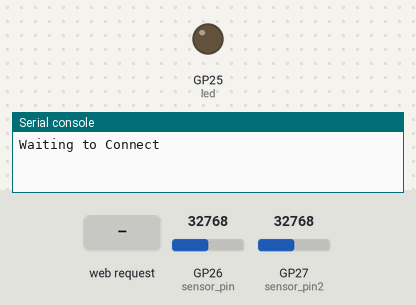
This program was run on a simulated Raspberry Pi Pico running MicroPython. Shown: output pins drawn as LEDs (lit = HIGH), the last lines printed to the serial console. The test bench sets the inputs (shaded band); at power-on: GP26 (sensor_pin) = 32768, GP27 (sensor_pin2) = 32768 (analog values on the 0–65535 scale). WiFi joins after 1.5 s.

Above: at 0.1 s.
At 11.2 s:
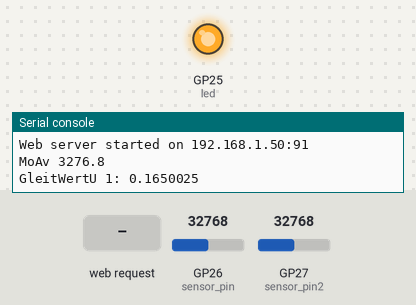
11.3 s: HTTP request GET / received
Timing chart, 0 to 14.3 s (numbered marks = the images above; inputs shaded):
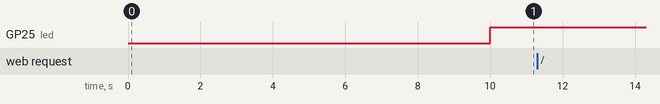

The program:

website.py
```python
import machine
import time
import network
import socket
import time
import math
import gc
import credentials


wlan = network.WLAN(network.STA_IF)
wlan.active(True)


led = machine.Pin(25, machine.Pin.OUT)
sensor_pin = machine.ADC(26)
sensor_pin2 = machine.ADC(27)

index = 0  # Index, um die Position des aktuellen Werts im Array zu verfolgen
total_sum = 0  # Summe aller bisherigen Werte
total_count = 0  # Anzahl der bisherigen Werte
window_size = 10  # Größe des gleitenden Mittelwerts-Fensters
sensor_values = [0] * window_size  # Eine Liste, um die letzten Werte zu speichern
sensor_values2 = [0] * window_size  # Eine Liste, um die letzten Werte zu speichern


UREF = 3.3
NULLPUNKT = 2.515
VpA = 0.1331
VpA2 = 0.1
Ucharge = 5
def connect_to_wifi(ssid, psk):
    wlan = network.WLAN(network.STA_IF)
    wlan.active(True)
    wlan.connect(ssid, psk)

    while not wlan.isconnected() and wlan.status() >= 0:
        print("Waiting to Connect")
        time.sleep(10)
    if not wlan.isconnected():
        raise Exception("Wifi not available")
    print("Connected to WiFi")

connect_to_wifi(credentials.INTERNET_NAME, credentials.INTERNET_PASSWORD)


def start_server():
    free_memory_before = gc.mem_free()

    addr = wlan.ifconfig()[0]
    port = 91

    s = socket.socket(socket.AF_INET, socket.SOCK_STREAM)
    s.bind((addr, port))
    s.listen(5)


    print('Web server started on {}:{}'.format(addr, port))

    index = 0

    while True:
        led.on()
        sensor_value = sensor_pin.read_u16()  # Lese den analogen Wert
        sensor_value2 = sensor_pin2.read_u16()  # Lese den analogen Wert

        sensor_values[index] = sensor_value  # Aktualisiere den Wert in der Liste
        sensor_values2[index] = sensor_value2  # Aktualisiere den Wert in der Liste
        index = (index + 1) % window_size  # Aktualisiere den Index zyklisch

        # Berechne den gleitenden Mittelwert der letzten zehn Werte
        moving_average = sum(sensor_values) / window_size
        moving_average2 = sum(sensor_values2) / window_size

        print("MoAv",moving_average2)
        print("GleitWertU 1:", (moving_average2/65535)*UREF)

        loadPower = int(((((moving_average/65535)* UREF) - NULLPUNKT)/VpA)*(-Ucharge))
        modulePower = int(((((moving_average2/65535)* UREF) - NULLPUNKT)/VpA2)*(-Ucharge))
        batteryPower = int(modulePower - loadPower)
        if loadPower<3: loadPower=0
        if modulePower<3: modulePower=0
        if abs(batteryPower)<3: batteryPower=0


        conn, addr = s.accept()
        print('Connection from {}'.format(addr))
        request = conn.recv(1024)
        print('Request: {}'.format(request))

        opacityValue1 = 0
        opacityValue2 = 0
        opacityValue3 = 0

        if modulePower < 3 or batteryPower < 3:
            opacityValue1 = 0
        else: opacityValue1 = 1
        if loadPower < 3 or modulePower < 3:
            opacityValue2 = 0
        else: opacityValue2 = 1
        if batteryPower > -3 or loadPower < 3:
            opacityValue3 = 0
        else: opacityValue3 = 1
        html_content = """<!DOCTYPE html>
<html>
  <head>
    <meta charset="utf-8" />
    <meta name="viewport" content="initial-scale=1, width=device-width" />

    <link
      rel="stylesheet"
      href="https://fonts.googleapis.com/css2?family=Inter:wght@400&display=swap"
    />
    <link
      rel="stylesheet"
      href="https://fonts.googleapis.com/css2?family=Julius Sans One:wght@400&display=swap"
    />

    <style>
      body {
        margin: 0;
        line-height: normal;
      }
    </style>
  </head>
  <body>
    <div
      style="
        position: relative;
        background-color: #000;
        width: 100%;
        height: 812px;
        overflow: hidden;
        text-align: left;
        font-size: 12px;
        color: #fff;
        font-family: 'Julius Sans One';0
      "
    >
        <div
          style="
          position: absolute;
          top: 200px;
          left: -45;
        ">
              <div
        style="
          position: absolute;
          top: -394px;
          left: 178.3px;
          border-radius: 50%;
          background-color: #ffd600;
          filter: blur(120px);
          width: 490.1px;
          height: 233.9px;
          transform: rotate(20.09deg);
          transform-origin: 0 0;
        "
      ></div>
<svg width="439" height="287" viewBox="0 0 439 287" xmlns="http://www.w3.org/2000/svg">
<g id="Frame 5">
<path id="Ellipse 2" d="M135.5 193C135.5 217.073 116.648 236.5 93.5 236.5C70.3516 236.5 51.5 217.073 51.5 193C51.5 168.927 70.3516 149.5 93.5 149.5C116.648 149.5 135.5 168.927 135.5 193Z" stroke="#2906FA" stroke-width="3" fill="none"/>
<path id="Ellipse 6" d="M257.5 68C257.5 92.0563 238.441 111.5 215 111.5C191.559 111.5 172.5 92.0563 172.5 68C172.5 43.9437 191.559 24.5 215 24.5C238.441 24.5 257.5 43.9437 257.5 68Z" stroke="#FFD600" stroke-width="3" fill="none"/>
<path id="Ellipse 5" d="M382.5 189.5C382.5 213.832 363.217 233.5 339.5 233.5C315.783 233.5 296.5 213.832 296.5 189.5C296.5 165.168 315.783 145.5 339.5 145.5C363.217 145.5 382.5 165.168 382.5 189.5Z" stroke="#33A716" stroke-width="3" fill="none"/>
<path id="Rectangle 1" d="M222 119V158C222 172.142 222 179.213 226.393 183.607C230.787 188 237.858 188 252 188H289" stroke="url(#paint0_linear_118_173)" stroke-width="3" fill="none" opacity="OPACITY1"/>
<path id="Rectangle 2" d="M144 188H178C192.142 188 199.213 188 203.607 183.607C208 179.213 208 172.142 208 158V119" stroke="url(#paint1_linear_118_173)" stroke-width="3" fill="none" opacity="OPACITY2"/>
<text fill="#2906FA" x="64" y="198" font-size="19px" font-family="Julius Sans One">LOAD_POWER W</text>
<text fill="#33A716" x="310" y="198" font-size="19px" font-family="Julius Sans One">BATTERY_POWER W</text>
<text fill="#FFD600" x="189" y="76" font-size="19px" font-family="Julius Sans One">MODULE_POWER W</text>
<line id="Line 6" x1="144" y1="195.5" x2="289" y2="195.5" stroke="url(#paint2_linear_118_173)" stroke-width="3" opacity="OPACITY3"/>
</g>
<defs>
<linearGradient id="paint0_linear_118_173" x1="222" y1="119" x2="290.97" y2="185.971" gradientUnits="userSpaceOnUse">
<stop offset="0.364198" stop-color="#FFD600"/>
<stop offset="1" stop-color="#007D05"/>
</linearGradient>
<linearGradient id="paint1_linear_118_173" x1="144" y1="188" x2="210.492" y2="121.491" gradientUnits="userSpaceOnUse">
<stop stop-color="#2400FF"/>
<stop offset="0.678292" stop-color="#FFD600"/>
</linearGradient>
<linearGradient id="paint2_linear_118_173" x1="145" y1="195.5" x2="287" y2="195" gradientUnits="userSpaceOnUse">
<stop stop-color="#2906FA"/>
<stop offset="1" stop-color="#33A716"/>
</linearGradient>
</defs>
</svg>

 </div>
      <div
        style="
          position: absolute;
          top: 104px;
          left: 76px;
          font-size: 36px;
          display: inline-block;
          width: 227px;
          height: 102px;
        "
      >
        Solar Bank
      </div>
      <div
        style="
          position: absolute;
          top: 506px;
          left: 25px;
          border-radius: 20px;
          background-color: #2400ff;
          filter: blur(8px);
          width: 225px;
          height: 60px;
        "
      ></div>
      <div
        style="
          position: absolute;
          top: 595px;
          left: 132px;
          border-radius: 20px;
          background-color: #316b22;
          filter: blur(8px);
          width: 225px;
          height: 60px;
        "
      ></div>
      <div
        style="
          position: absolute;
          top: 525px;
          left: 43px;
          font-size: 16px;
          display: inline-block;
          width: 242px;
          height: 21px;
        "
      >
        XXX Geladene Handys
      </div>
      <div
        style="
          position: absolute;
          top: 614px;
          left: 156px;
          font-size: 16px;
          display: inline-block;
          width: 242px;
          height: 21px;
        "
      >
        XXX Benutzungen
      </div>
      <div
        style="
          position: absolute;
          top: 723px;
          left: 44px;
          font-size: 10px;
          display: inline-block;
          width: 318px;
          height: 90px;
        "
      >
        <p style="margin: 0">
         <a href="https://haschkeflorian.grafana.net/public-dashboards/c70943a3ec7342e78102fb02dc19b040">
        Historic data and further Analysation </a>
        </p>
      </div>
    </div>
  </body>
</html>"""

        free_memory_after = gc.mem_free()


        # response = 'HTTP/1.0 200 OK\r\n\r\n{}'.format(html_content)
        response = 'HTTP/1.0 200 OK\r\n\r\n{}'.format(html_content.replace('LOAD_POWER', str(round(loadPower, 1))).replace('MODULE_POWER', str(round(modulePower, 1))).replace('BATTERY_POWER', str(round(batteryPower, 1))).replace('OPACITY1', str(opacityValue1)).replace('OPACITY2', str(opacityValue2)).replace('OPACITY3', str(opacityValue3)))

        # print("Aktueller Analogwert:", sensor_value)
        # print("Gleitender Mittelwert der letzten 10 Werte:", (moving_average/65535)*UREF)
        # print("Gleitender Amperewert der letzten 10 Werte:", (((moving_average/65535)*UREF) - NULLPUNKT)/VpA)
        # print("Gesamtmittelwert aller bisherigen Werte:", (overall_average/65535)*UREF)
        # print("Gleitender Amperewert der letzten 10 Werte:", (((overall_average/65535)*UREF) - NULLPUNKT)/VpA)

        conn.send(response)
        conn.close()

        print("Verfügbarer Speicher vorher:", free_memory_before, "Bytes")
        print("Verfügbarer Speicher nachher:", free_memory_after, "Bytes")

start_server()
```

credentials.py
```python
INTERNET_PASSWORD = "32734056271867621744"
INTERNET_NAME = "WLAN-197399"

UREF = "3.3"
NULLPUNKT = 2.5371
VpA = 0.1331
```
